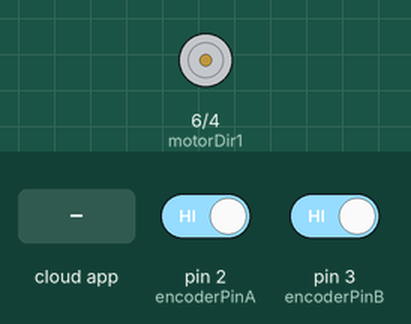
Simulated run of this sketch. Board: Arduino Uno, built with avr-gcc and run on an emulated ATmega328P. Parts: motor-driver pin pairs drawn as motors (green arrow = first pin HIGH = forward, orange = second pin HIGH = backward, longer = more drive, scaled by the enable pin). The test bench sets the inputs (shaded band); at power-on: pin 2 (encoderPinA) HIGH, pin 3 (encoderPinB) HIGH. The ROS host is connected and sends only what is stated.

Above: at 1.2 s.
1.3 s: the phone or cloud app sets vel to -100
At 2.0 s:
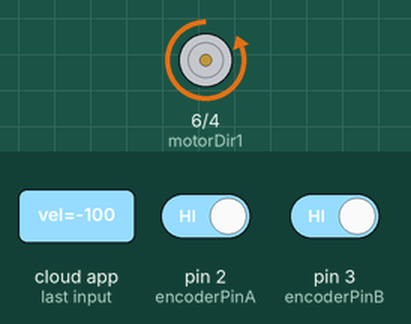
3.1 s: the phone or cloud app sets vel to 100
At 4.37 s:
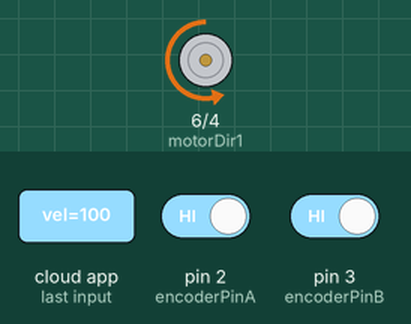
At 5.5 s:
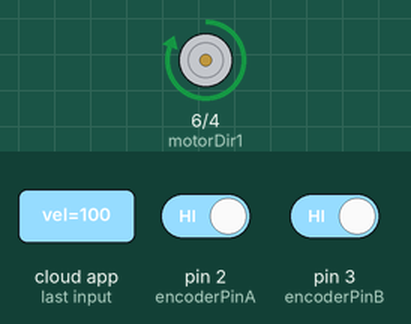
Timing chart, 0 to 7.0 s (numbered marks = the images above; inputs shaded):
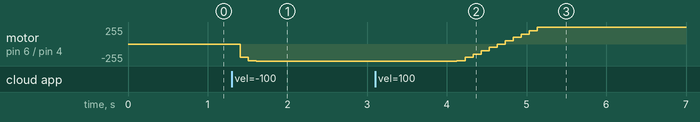

Measured:
- after the input at 1.3 s, motor on pin 6 (motorDir1) / pin 4 (motorDir2): stopped → backward 200/255 after 0.11 s, → backward 250/255 0.10 s later, → backward 255/255 0.10 s later
- after the input at 3.1 s, motor on pin 6 (motorDir1) / pin 4 (motorDir2): moves from backward 255/255 to forward 255/255 over 1.1 s, starting after 1.0 s

The sketch:

lab6.ino
```cpp
#include <ros.h>
#include <std_msgs/Float32.h>
#include <ros/time.h>

ros::NodeHandle  nh;

#define encoderPinA 2
#define encoderPinB 3
#define motorDir1 6
#define motorDir2 4
#define motorpwm 5
#define LOOPTIME 10


int counts = 6533 ;  // Encoder Pulse per revolution.
volatile long  encoderValue = 0;


unsigned long previousMillis = 0;
long interval = 100;
float input;
float setpoint;

//PID VARIABLES
float output, cv1, error, error1, error2;
float Kp=2, Kd=0.0, Ki=5  , Tm=0.1;


//variables de ROs
float vel=0;

////ROS CALLBACK FUNCTION
void vel_cb( const std_msgs::Float32& msg){
  vel = msg.data;
}

ros::Subscriber<std_msgs::Float32>  sub("vel", vel_cb );

void setup() {
   nh.initNode();
   nh.subscribe(sub);

//  Serial.begin(9600);
  pinMode (encoderPinA, INPUT_PULLUP);
  pinMode (encoderPinB, INPUT_PULLUP);
  attachInterrupt (digitalPinToInterrupt (encoderPinA), readEncoderA, CHANGE);
  attachInterrupt (digitalPinToInterrupt (encoderPinB), readEncoderB, CHANGE);

  pinMode(motorDir1, OUTPUT);
  pinMode(motorDir2, OUTPUT);
  pinMode(motorpwm, OUTPUT);

  TCCR1B = TCCR1B & 0b11111000 | 1;

//  setpoint= 3.14;
//  input=0;
//  output=0;
}

void loop(){

  unsigned long currentMillis = millis();

  //MOTOR VELOCITY
  if((currentMillis - previousMillis)>= interval){
    previousMillis = currentMillis;

    input = 10* encoderValue * (2*PI/counts) ; //rad/seg
    encoderValue = 0;
  }

  //
  setpoint= vel; //max 7.8 rad/s
  error = setpoint - input;


  //PID CONTROLLER
  output = cv1 + (Kp + Kd/Tm)*error + (-Kp + Ki*Tm - 2*Kd/Tm)*error1+ (Kd/Tm)*error2 ;
  cv1 = output;
  error2 = error1;
  error1 = error;

  //SATURATION
  if(output > 255.0){
    output = 255.0;
  }else if (output < -255.0) {
    output = -255.0;
  }

  //OUTPUT
  pwmOut(output);

//  Serial.print(setpoint);
//  Serial.print(",");
//  Serial.println(input);
////  Serial.print(",");
////  Serial.println(output);

  nh.spinOnce();
  delay(100);

}

void readEncoderA()
{
  if (digitalRead(encoderPinA) != digitalRead(encoderPinB))
  {
    encoderValue++;
  }
  else
  {
    encoderValue--;
  }
}

void readEncoderB()
{
  if (digitalRead(encoderPinA) == digitalRead(encoderPinB))
  {
    encoderValue++;
  }
  else
  {
    encoderValue--;
  }
}

void forward () {
  digitalWrite(motorDir1, HIGH);
  digitalWrite(motorDir2, LOW);

}
void reverse () {
  digitalWrite(motorDir1, LOW);
  digitalWrite(motorDir2, HIGH);

}


void pwmOut(float out) {
  if (out > 0) {  // if output > 0, move motor in forward direction
    analogWrite(motorpwm, out);
    forward();
  }
  else {  // if output < 0, move motor in reverse direction
    analogWrite(motorpwm, abs(out));
    reverse();
  }
}
```
